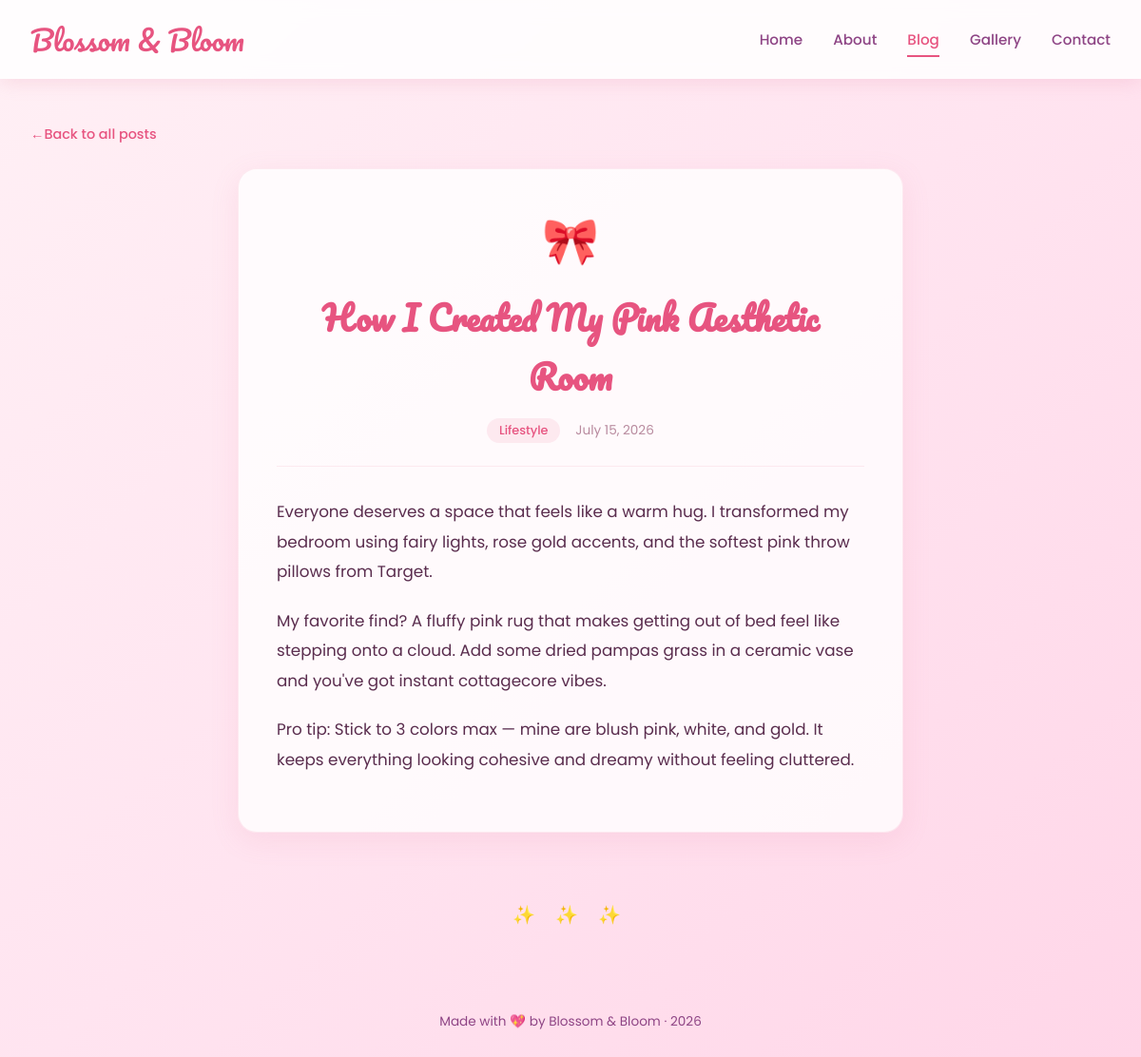
Screenshot of /blog/pink-aesthetic-room with the database file from the repository.
### tables this page shows
CREATE TABLE posts (
            id INTEGER PRIMARY KEY AUTOINCREMENT,
            slug TEXT UNIQUE NOT NULL,
            title TEXT NOT NULL,
            date TEXT NOT NULL,
            category TEXT NOT NULL,
            icon TEXT NOT NULL,
            excerpt TEXT NOT NULL,
            content TEXT NOT NULL
        );

### app.py (the view)
@app.route("/blog/<slug>")
def post(slug):
    db = get_db()
    row = db.execute("SELECT * FROM posts WHERE slug = ?", (slug,)).fetchone()
    if not row:
        return "Post not found", 404
    return render_template("post.html", post=row)

### app.py (called while the page is built)
def get_db():
    if "db" not in g:
        g.db = sqlite3.connect(DB_PATH)
        g.db.row_factory = sqlite3.Row
    return g.db

### templates/post.html (shortened to what this page needs)
<!DOCTYPE html>
<html lang="en">
<head>
</head>
<body>
    <nav>
        <a href="/" class="logo">Blossom & Bloom</a>
        <ul class="nav-links">
            <li><a href="/">Home</a></li>
            <li><a href="/about">About</a></li>
            <li><a href="/blog" class="active">Blog</a></li>
            <li><a href="/gallery">Gallery</a></li>
            <li><a href="/contact">Contact</a></li>
        </ul>
    </nav>
    <a href="/blog" class="back-link">Back to all posts</a>
    <article class="article">
        <div class="article-header">
            <div class="icon">{{ post.icon }}</div>
            <h1>{{ post.title }}</h1>
            <div class="article-meta">
                <span class="article-category">{{ post.category }}</span>
                <span class="article-date">{{ post.date }}</span>
            </div>
        </div>
        <div class="article-body">
            {{ post.content | safe }}
        </div>
    </article>
    <div class="divider">&#10024; &#10024; &#10024;</div>
    <footer>
        Made with &#128150; by Blossom & Bloom &middot; 2026
    </footer>
</body>
</html>

### templates/post.html (style rules this page uses)
* { margin: 0; padding: 0; box-sizing: border-box; }
body { font-family: 'Poppins', sans-serif; background: linear-gradient(135deg, #fff0f5, #ffe4f0, #ffd6e8); color: #5a2d4e; min-height: 100vh; }
nav { background: rgba(255, 255, 255, 0.85); backdrop-filter: blur(10px); padding: 1rem 2rem; display: flex; justify-content: space-between; align-items: center; box-shadow: 0 2px 20px rgba(219, 112, 147, 0.2); position: sticky; top: 0; z-index: 100; }
.logo { font-family: 'Pacifico', cursive; font-size: 1.8rem; color: #e75480; text-decoration: none; }
.nav-links { display: flex; gap: 2rem; list-style: none; }
.nav-links a { text-decoration: none; color: #8e4585; font-weight: 500; font-size: 0.95rem; padding: 0.4rem 0; border-bottom: 2px solid transparent; transition: all 0.3s; }
.nav-links a:hover, .nav-links a.active { color: #e75480; border-bottom-color: #e75480; }
.back-link { display: inline-block; margin: 3rem auto 0; max-width: 700px; padding: 0 2rem; text-decoration: none; color: #e75480; font-weight: 500; font-size: 0.9rem; }
.back-link::before { content: "\2190 "; }
.article { max-width: 700px; margin: 1.5rem auto 3rem; padding: 2.5rem; background: rgba(255, 255, 255, 0.8); border-radius: 20px; box-shadow: 0 8px 30px rgba(219, 112, 147, 0.12); border: 1px solid rgba(231, 84, 128, 0.1); }
.article-header { text-align: center; margin-bottom: 2rem; padding-bottom: 1.5rem; border-bottom: 1px solid rgba(231, 84, 128, 0.1); }
.article-header .icon { font-size: 3rem; margin-bottom: 0.8rem; }
.article-header h1 { font-family: 'Pacifico', cursive; font-size: 2.2rem; color: #e75480; margin-bottom: 0.8rem; }
.article-meta { display: flex; justify-content: center; gap: 1rem; align-items: center; }
.article-category { background: rgba(231, 84, 128, 0.1); color: #e75480; padding: 0.25rem 0.8rem; border-radius: 20px; font-size: 0.8rem; font-weight: 500; }
.article-date { color: #b88a9e; font-size: 0.85rem; }
.article-body { color: #5a2d4e; line-height: 1.9; font-size: 1.05rem; }
.article-body p { margin-bottom: 1.2rem; }
.divider { text-align: center; padding: 1.5rem 0; font-size: 1.2rem; letter-spacing: 0.5rem; color: #e75480; }
footer { text-align: center; padding: 2rem; color: #8e4585; font-size: 0.85rem; margin-top: 2rem; }

### rows the page displays
posts: icon "🎀", title "How I Created My Pink Aesthetic Room", category "Lifestyle", date "July 15, 2026", content "Everyone deserves a space that feels like a warm hug. I transformed my bedroom using fairy lights, rose gold accents, and the softest pink throw pillows from Target. My favorite find? A fluffy pink rug that makes getting out of bed feel like stepping onto a cloud. Add some dried pampas grass in a ceramic vase and you've got instant cottagecore vibes. Pro tip: Stick to 3 colors max — mine are blush pink, white, and gold. It keeps everything looking cohesive and dreamy without feeling cluttered."
